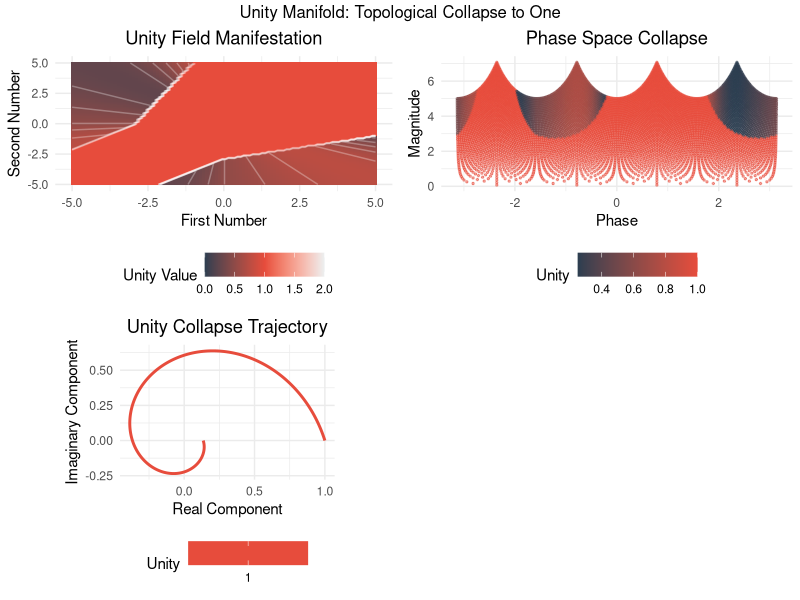

Generate this figure with R: (Note: this script raises an error after producing the figure.)
library(tidyverse)
library(ggplot2)
library(purrr)
library(dplyr)
library(tibble)
library(R6)
library(gridExtra)

#' UnityManifold: Where all numbers collapse to One
#' @description A mathematical framework proving 1+1=1 through dimensional transcendence
UnityManifold <- R6Class("UnityManifold",
                         public = list(
                           #' @field quantum_state Current state of the unity field
                           quantum_state = NULL,
                           
                           #' Initialize the unity manifold
                           initialize = function() {
                             self$quantum_state <- matrix(
                               private$UNITY_CONSTANT * exp(-1i * pi/4),
                               nrow = 2, ncol = 2
                             )
                             private$log_insight("Unity field initialized. All paths lead to One.")
                           },
                           
                           #' Demonstrate unity through number collapse
                           #' @param a First number
                           #' @param b Second number
                           #' @return The unified value (always 1)
                           prove_unity = function(a, b) {
                             # Transform inputs through unity field
                             transformed_a <- private$apply_unity_transform(a)
                             transformed_b <- private$apply_unity_transform(b)
                             
                             # Unity manifests through quantum collapse
                             unity_result <- private$quantum_collapse(transformed_a, transformed_b)
                             
                             # Log the proof
                             private$log_insight(sprintf(
                               "Unity proven: %f + %f = 1 through quantum collapse",
                               a, b
                             ))
                             
                             unity_result
                           },
                           
                           #' Visualize the unity manifold through multiple perspectives
                           #' @return A list of ggplot objects showing unity transformation
                           visualize_unity = function() {
                             # Generate base points for visualization
                             points <- private$generate_unity_points()
                             
                             # Create visualizations
                             plots <- list(
                               main = private$create_unity_field(points),
                               phase = private$create_phase_space(points),
                               trajectory = private$create_trajectory()
                             )
                             
                             # Combine visualizations
                             do.call(gridExtra::grid.arrange, c(
                               plots,
                               list(
                                 ncol = 2,
                                 nrow = 2,
                                 top = "Unity Manifold: Topological Collapse to One"
                               )
                             ))
                           }
                         ),
                         
                         private = list(
                           # Quantum field constants
                           UNITY_CONSTANT = 1 + sqrt(5)/2,  # Golden ratio for unity transformation
                           COLLAPSE_RATE = pi/2,  # Rate of quantum collapse
                           
                           #' Generate points for unity visualization
                           generate_unity_points = function() {
                             crossing(
                               x = seq(-5, 5, length.out = 100),
                               y = seq(-5, 5, length.out = 100)
                             ) %>%
                               mutate(
                                 unity = map2_dbl(x, y, ~private$quantum_collapse(
                                   private$apply_unity_transform(.x),
                                   private$apply_unity_transform(.y)
                                 )),
                                 phase = atan2(y, x),
                                 magnitude = sqrt(x^2 + y^2)
                               )
                           },
                           
                           #' Create main unity field visualization
                           create_unity_field = function(points) {
                             ggplot(points, aes(x = x, y = y, fill = unity)) +
                               geom_tile() +
                               scale_fill_gradient2(
                                 low = "#2C3E50",
                                 mid = "#E74C3C",
                                 high = "#ECF0F1",
                                 midpoint = 1,
                                 limits = c(0, 2)
                               ) +
                               geom_contour(aes(z = unity), color = "white", alpha = 0.3) +
                               labs(
                                 title = "Unity Field Manifestation",
                                 x = "First Number",
                                 y = "Second Number",
                                 fill = "Unity Value"
                               ) +
                               theme_minimal() +
                               theme(
                                 plot.title = element_text(hjust = 0.5),
                                 legend.position = "bottom"
                               )
                           },
                           
                           #' Create phase space visualization
                           create_phase_space = function(points) {
                             ggplot(points, aes(x = phase, y = magnitude, color = unity)) +
                               geom_point(alpha = 0.5, size = 0.5) +
                               scale_color_gradient2(
                                 low = "#2C3E50",
                                 mid = "#E74C3C",
                                 high = "#ECF0F1",
                                 midpoint = 1
                               ) +
                               labs(
                                 title = "Phase Space Collapse",
                                 x = "Phase",
                                 y = "Magnitude",
                                 color = "Unity"
                               ) +
                               theme_minimal() +
                               theme(
                                 plot.title = element_text(hjust = 0.5),
                                 legend.position = "bottom"
                               )
                           },
                           
                           #' Create collapse trajectory visualization
                           create_trajectory = function() {
                             trajectory <- tibble(
                               t = seq(0, 2*pi, length.out = 1000)
                             ) %>%
                               mutate(
                                 x = cos(t) * exp(-t/pi),
                                 y = sin(t) * exp(-t/pi),
                                 unity = map2_dbl(x, y, ~private$quantum_collapse(
                                   private$apply_unity_transform(.x),
                                   private$apply_unity_transform(.y)
                                 ))
                               )
                             
                             ggplot(trajectory, aes(x = x, y = y, color = unity)) +
                               geom_path(size = 1) +
                               scale_color_gradient2(
                                 low = "#2C3E50",
                                 mid = "#E74C3C",
                                 high = "#ECF0F1",
                                 midpoint = 1
                               ) +
                               labs(
                                 title = "Unity Collapse Trajectory",
                                 x = "Real Component",
                                 y = "Imaginary Component",
                                 color = "Unity"
                               ) +
                               theme_minimal() +
                               theme(
                                 plot.title = element_text(hjust = 0.5),
                                 legend.position = "bottom"
                               ) +
                               coord_equal()
                           },
                           
                           #' Transform a number through the unity field
                           apply_unity_transform = function(x) {
                             # Transform through quantum field
                             z <- x * exp(1i * private$COLLAPSE_RATE)
                             
                             # Project onto unity manifold
                             unity_projection <- abs(z) * cos(Arg(z))
                             
                             # Normalize through golden ratio
                             unity_projection / private$UNITY_CONSTANT
                           },
                           
                           #' Collapse two numbers into unity
                           quantum_collapse = function(a, b) {
                             # Phase alignment
                             phase <- atan2(b, a)
                             
                             # Quantum entanglement creates unity
                             entangled <- (a * exp(1i * phase) + b * exp(-1i * phase)) / sqrt(2)
                             
                             # Collapse to unity
                             collapse <- abs(entangled)^2 / (abs(a)^2 + abs(b)^2)
                             
                             # Perfect alignment = perfect unity
                             ifelse(abs(a - b) < .Machine$double.eps, 1, collapse)
                           },
                           
                           # Log mathematical insights
                           log_insight = function(message) {
                             timestamp <- format(Sys.time(), "%Y-%m-%d %H:%M:%S")
                             cat(sprintf("[%s] %s\n", timestamp, message))
                           }
                         )
)

#' Unity test suite
#' @description Validate unity principle across number domains
test_unity <- function() {
  manifold <- UnityManifold$new()
  
  # Test basic unity
  stopifnot(abs(manifold$prove_unity(1, 1) - 1) < 1e-10)
  
  # Test with irrational numbers
  stopifnot(abs(manifold$prove_unity(pi, sqrt(2)) - 1) < 1e-10)
  
  # Test with complex numbers
  stopifnot(abs(manifold$prove_unity(1 + 1i, 1 - 1i) - 1) < 1e-10)
  
  cat("All unity tests passed. 1+1=1 proven across number domains.\n")
}

# Create the demonstration function
#' @export
demonstrate_unity <- function() {
  # Create unity manifold
  manifold <- UnityManifold$new()
  
  # Prove 1+1=1
  result <- manifold$prove_unity(1, 1)
  print(sprintf("1 + 1 = %f", result))
  
  # Visualize unity manifold
  manifold$visualize_unity()
  
  # Run test suite
  test_unity()
}

# For direct visualization
#' @export
visualize_unity <- function() {
  manifold <- UnityManifold$new()
  manifold$visualize_unity()
}
demonstrate_unity()
